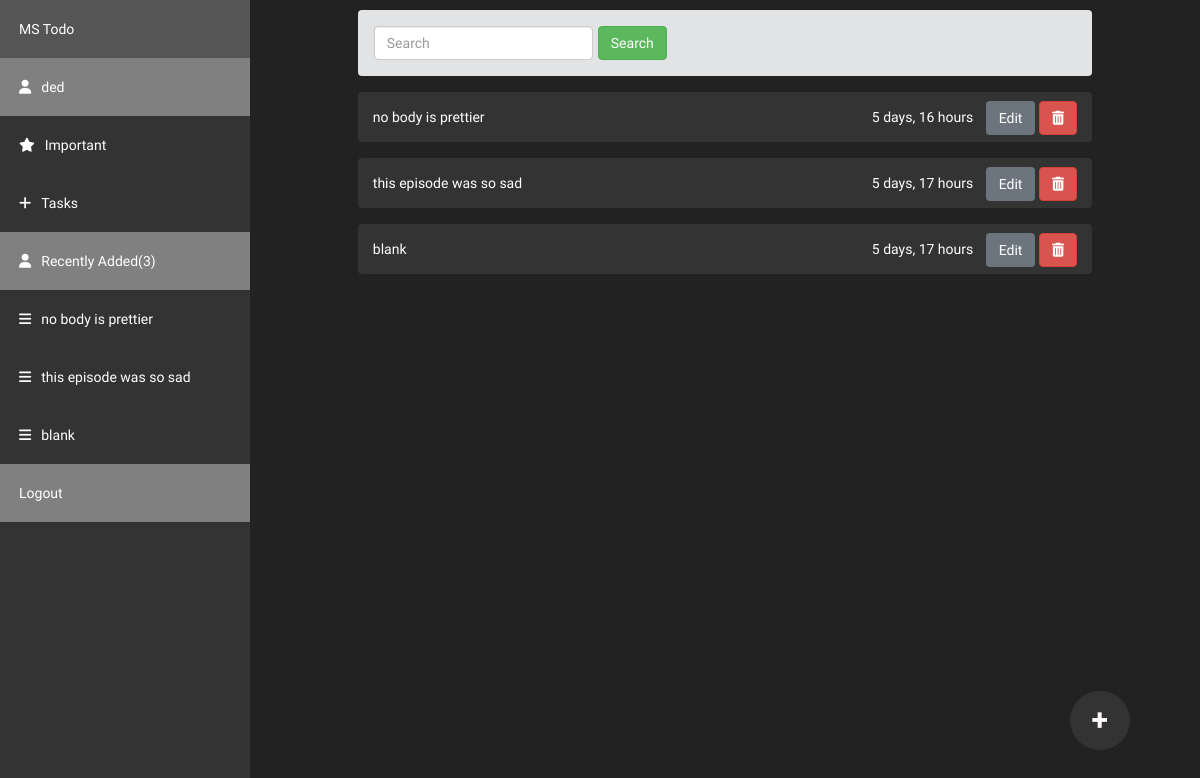
/ (signed in), run on an earlier commit of the app's database.
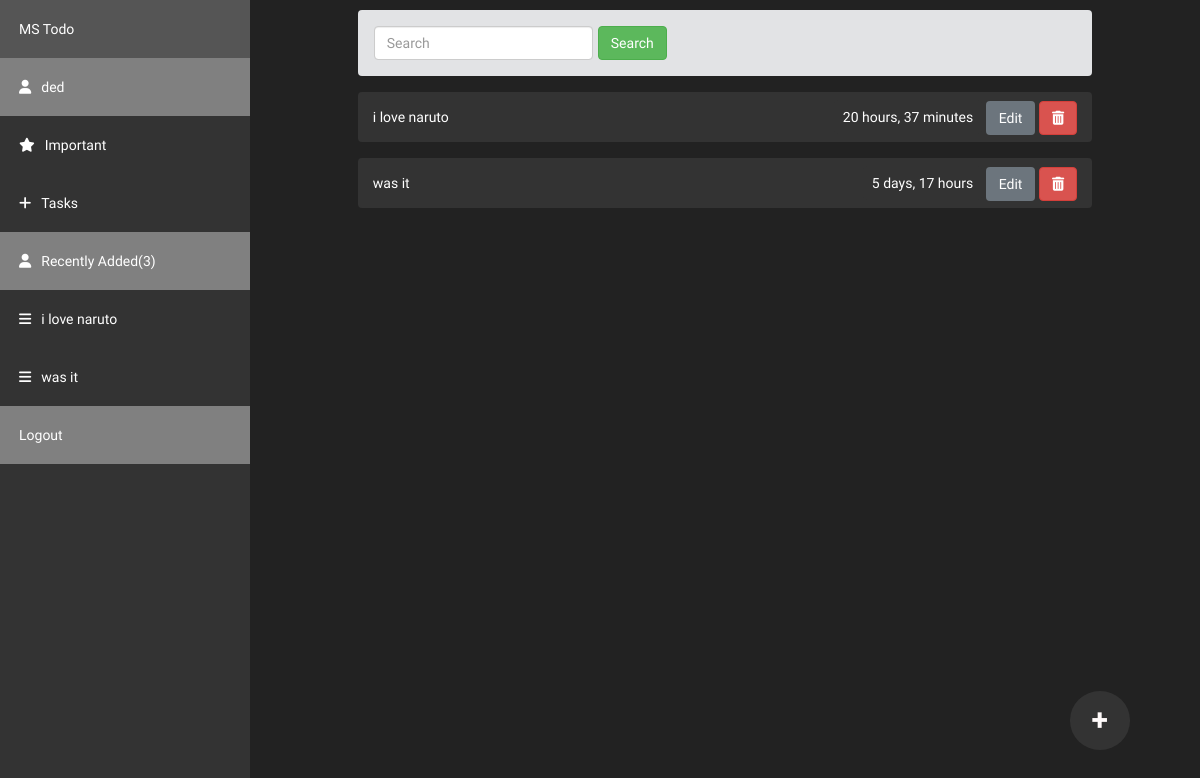
And on a later commit of the database.
### core/models.py (models this page shows, shortened)
class Task(models.Model):
	title = models.CharField(max_length=100)
	completed = models.BooleanField(default=False)
	detail = models.TextField(blank=True)
	author = models.ForeignKey(User,on_delete=models.CASCADE)
	created = models.DateTimeField(auto_now_add=True)
	important = models.ManyToManyField(User,related_name="important",blank=True,default=None)

### core/views.py (the view)
# urls.py: path('', views.home , name = "home"),
@login_required(login_url='login')
def home(request):
	tasks = Task.objects.filter(author=request.user).order_by("-created")
	side_tasks = Task.objects.filter(author=request.user).order_by("-created")[:3]
	search = request.GET.get('search','')
	if search:
		tasks = tasks.filter(title__icontains=search).order_by("-created")
	if request.method == 'POST':
		form = PostForm(request.POST or None)
		if form.is_valid():
			obj = form.save(commit = False)
			obj.author = request.user
			obj.save()
			form = PostForm()
		return redirect('home')
	else:
		form = PostForm()
	context = {'tasks':tasks,"form":form,"side_tasks":side_tasks}
	return render(request,'core/home.html',context)

### core/forms.py
class PostForm(ModelForm):
	title = forms.CharField(label='',
               widget=forms.TextInput(
                        attrs={'placeholder': "Add your task",
                            "class": "form-control"}
                    ))
	class Meta:
		model = Task
		fields =['title','detail']

### core/context_processors.py (called while the page is built)
def context_data(request):
    form = PostForm()
    data = {
        'form':form,
    }
    return data

### core/templates/core/home.html (shortened to what this page needs)
{% extends 'core/base.html' %}
{% load static %}
{% load crispy_forms_tags %}
{% block content %}
{% include 'core/sidebar.html' %}
 <div class="addtaskbtn" data-toggle="modal" data-target="#exampleModal">
        +
 </div>
  <div class="content">
    <div class="alert alert-secondary" style="width:80%;margin:auto;">
   <form class="form-inline my-2 my-lg-0" method="GET" action="/">
      <input class="form-control mr-sm-2" name="search" type="search" placeholder="Search" aria-label="Search">
      <button class="btn btn-success my-2 my-sm-0" type="submit">Search</button>
    </form>
    </div>
      {% for task in tasks %}
          <div class="alert alert-info alerts" style="background-color: #333; color: white;">
            <a href="{% url 'detail' task.id %}">{{task.title}} </a>
            <div class="float-right" style="margin-top: -6px;">
                <span class="alert" style="padding:8px 8px; background-color: #333;">{{ task.created|timesince }}</span>
                <button  data-toggle="modal" data-target="#updatemodal" class="btn btn-secondary" >Edit</button>
                <button  data-toggle="modal" data-target="#deletemodal" class="btn btn-danger"><i class="fa fa-trash"></i></button>
            </div>
             </div>
       {% empty %}
            <div class="alert alert-info" style="margin-top:20px;"> Add task to show here !</div>
            <div style="display: flex;justify-content: center;">
              <img src="{% static 'images/note.svg' %}" style="width: 50%;">
            </div>
       {% endfor %}
  </div>
{% endblock %}

### core/templates/core/base.html (shortened to what this page needs)
{% load static %}
{% load crispy_forms_tags %}
<!DOCTYPE html>
<html lang="en">
<head>
    <link rel="stylesheet" href="https://cdn.jsdelivr.net/npm/bootstrap@4.5.3/dist/css/bootstrap.min.css">
    <link rel="stylesheet" href="https://cdnjs.cloudflare.com/ajax/libs/font-awesome/4.7.0/css/font-awesome.min.css">
<link rel="stylesheet" href="https://maxcdn.bootstrapcdn.com/bootstrap/3.4.1/css/bootstrap.min.css">
    <link rel="stylesheet" href="{% static 'css/home.css' %}">
</head>
<body>
{% block content %}
{% endblock %}
</body>
</html>

### core/templates/core/sidebar.html
<div class="sidebar">
      <a href="{% url 'home' %}" class="todos">MS Todo</a>
      <a class="active" href="#home"><i class="fa fa-user" style="margin-right:10px;"></i><span class="name">{{request.user}}</span></a>
      <a href="{% url 'important' %}"><i class="fa fa-star" style="margin-right:10px;"></i><span class="name">Important</a>
      <a href="#contact" data-toggle="modal" data-target="#exampleModal"><i class="fa fa-plus" style="margin-right:10px;"></i><span class="name">Tasks</span></a>
    <span class="todos">
      	<a class="active"><i class="fa fa-user" style="margin-right:10px;"></i>Recently Added(3)</a>
      	{% for task in side_tasks %}
          <a><i class="fa fa-bars" style="margin-right:10px;"></i>{{task.title}}</a>
         {% empty %}
         <a href="#about" class="down" style=""><i class="fa fa-bars" style="margin-right:10px;"></i><span class="name">No tasks added yet!</span></a>
          {% endfor %}
    </span>
       <a class="active" href="{% url 'logout' %}">Logout</a>
</div>

### static/css/home.css (style rules this page uses)
:root { --flamenco: "Flamenco", cursive; --monst: "Montserrat", sans-serif; }
body { margin: 0; font-family: var(--monst); background: #222; color: snow; }
a { color: white; }
.sidebar { color: white; width: 250px; background-color: #333; position: fixed; height: 100%; overflow: auto; }
.sidebar a { display: block; color: white; padding: 19px; text-decoration: none; }
.addtaskbtn { position: fixed; padding: 8px 22px; bottom:50px; right: 70px; font-weight: 800; font-size: 30px; border-radius: 50%; background: #333; cursor: pointer; transition: 0.3s ease-in-out; }
.sidebar a.active { background-color: gray; color: white; }
.content { margin-left: 250px; padding: 10px 16px; }
.alerts { width: 80%; margin: auto; border:none; margin-top: 16px; }

What changed in the data, as far as the page shows it:
removed Task: title "no body is prettier", created "5 days, 16 hours"
removed Task: title "blank", created "5 days, 17 hours"
added Task: title "i love naruto", created "20 hours, 37 minutes"
changed Task: title "this episode was so sad" → "was it"
